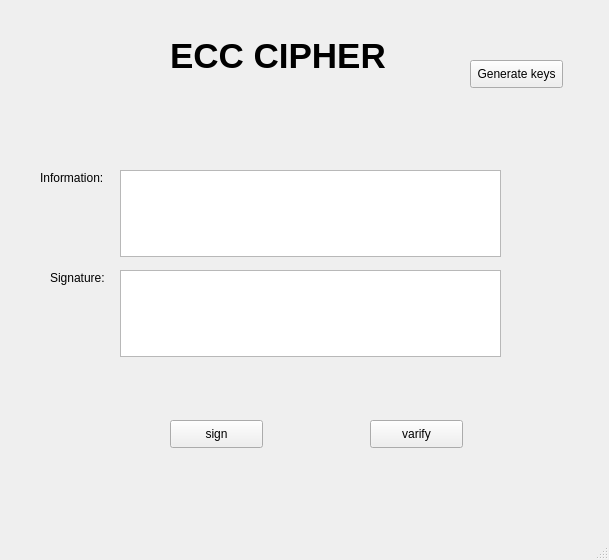
<?xml version="1.0" encoding="UTF-8"?>
<ui version="4.0">
 <class>MainWindow</class>
 <widget class="QMainWindow" name="MainWindow">
  <property name="geometry">
   <rect>
    <x>0</x>
    <y>0</y>
    <width>609</width>
    <height>560</height>
   </rect>
  </property>
  <property name="windowTitle">
   <string>MainWindow</string>
  </property>
  <widget class="QWidget" name="centralwidget">
   <widget class="QLabel" name="label">
    <property name="geometry">
     <rect>
      <x>170</x>
      <y>30</y>
      <width>291</width>
      <height>51</height>
     </rect>
    </property>
    <property name="font">
     <font>
      <pointsize>26</pointsize>
      <weight>75</weight>
      <bold>true</bold>
     </font>
    </property>
    <property name="text">
     <string>ECC CIPHER</string>
    </property>
   </widget>
   <widget class="QLabel" name="label_2">
    <property name="geometry">
     <rect>
      <x>50</x>
      <y>270</y>
      <width>71</width>
      <height>16</height>
     </rect>
    </property>
    <property name="text">
     <string>Signature:</string>
    </property>
   </widget>
   <widget class="QLabel" name="label_3">
    <property name="geometry">
     <rect>
      <x>40</x>
      <y>170</y>
      <width>81</width>
      <height>16</height>
     </rect>
    </property>
    <property name="text">
     <string>Information:</string>
    </property>
   </widget>
   <widget class="QTextEdit" name="txt_info">
    <property name="geometry">
     <rect>
      <x>120</x>
      <y>170</y>
      <width>381</width>
      <height>87</height>
     </rect>
    </property>
   </widget>
   <widget class="QTextEdit" name="txt_sign">
    <property name="geometry">
     <rect>
      <x>120</x>
      <y>270</y>
      <width>381</width>
      <height>87</height>
     </rect>
    </property>
   </widget>
   <widget class="QPushButton" name="btn_gen_keys">
    <property name="geometry">
     <rect>
      <x>470</x>
      <y>60</y>
      <width>93</width>
      <height>28</height>
     </rect>
    </property>
    <property name="text">
     <string>Generate keys</string>
    </property>
   </widget>
   <widget class="QPushButton" name="btn_sign">
    <property name="geometry">
     <rect>
      <x>170</x>
      <y>420</y>
      <width>93</width>
      <height>28</height>
     </rect>
    </property>
    <property name="text">
     <string>sign</string>
    </property>
   </widget>
   <widget class="QPushButton" name="btn_verify">
    <property name="geometry">
     <rect>
      <x>370</x>
      <y>420</y>
      <width>93</width>
      <height>28</height>
     </rect>
    </property>
    <property name="text">
     <string>varify</string>
    </property>
   </widget>
  </widget>
  <widget class="QMenuBar" name="menubar">
   <property name="geometry">
    <rect>
     <x>0</x>
     <y>0</y>
     <width>609</width>
     <height>26</height>
    </rect>
   </property>
  </widget>
  <widget class="QStatusBar" name="statusbar"/>
 </widget>
 <resources/>
 <connections/>
</ui>
